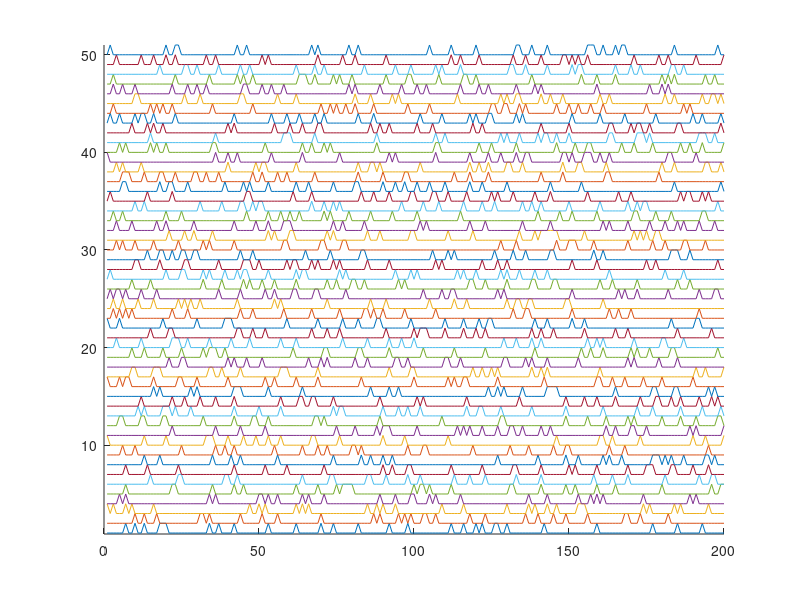
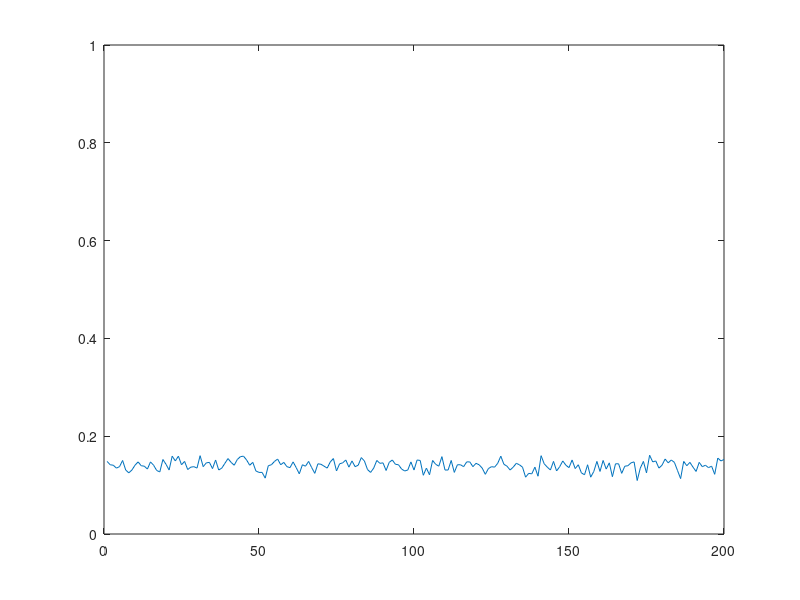
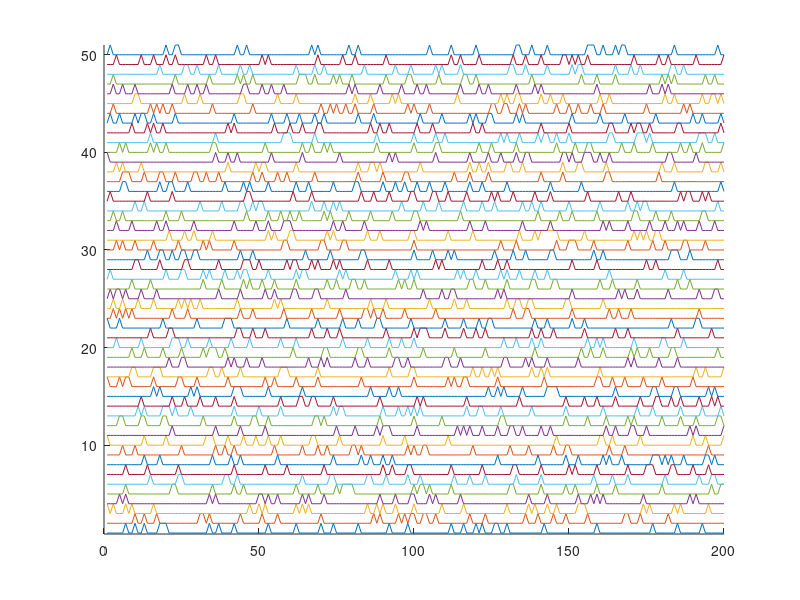
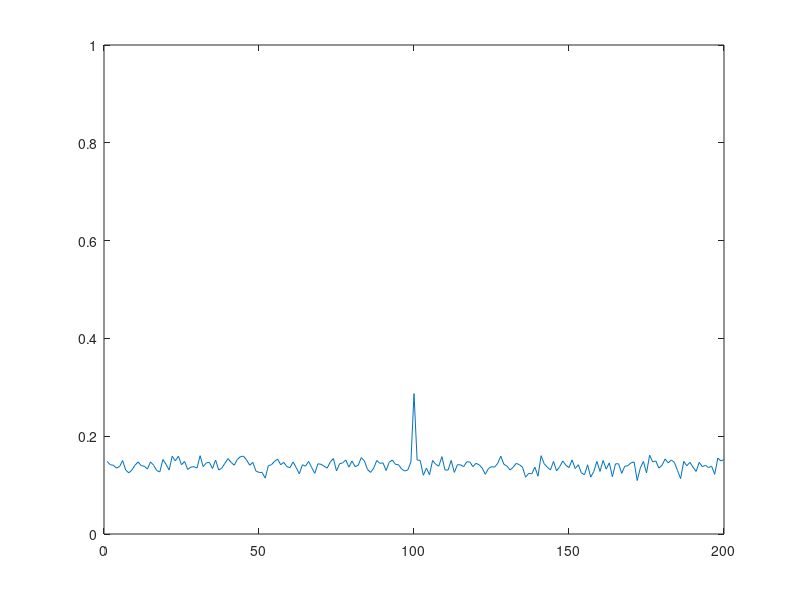

MATLAB code to generate these figures, in order:
clear all

%% Random spikes 

numits = 1024; % How many neurons 

len = 200; % Duration of the epoch
numspikes = 30; % Number of spikes per epoch

z = zeros(1,len); % Empty time window, no spikes
t = 1:len; % Time steps

% Make each neuron
for j=numits:-1:1
    neuron(:,j) = z; 
    tt = randi(len,[1,numspikes]); % Random time indexes...
    neuron(tt,j) = 1; % Are set to one, which is the spike
end

% Calculate the downstream response to all neural inputs
    avgDownStream = sum(neuron');
    avgDownStream = avgDownStream / numits;

% Plot all or some of the raw spike trains
maxnumtrainstoshow = 50;
figure(27); clf; hold on;
    for j=1:min([maxnumtrainstoshow, numits])
        plot(t, neuron(:,j)+j);
    end
    ylim([0.9, min([maxnumtrainstoshow+1, numits+1])])

% Plot the downstream neural response
    figure(28); clf; 
        plot(t, avgDownStream); ylim([0 1]);

%% Signal detection with random spikes

detectionChance = 0.20; % Chance that a neuron will detect the event (range 0-1)


neuronDetector = neuron;

detections = find(rand(1,numits) <= detectionChance);
neuronDetector(round(len/2),detections) = 1;

% Calculate the downstream response to all neural inputs
    avgDownStreamDetector = sum(neuronDetector');
    avgDownStreamDetector = avgDownStreamDetector / numits;


figure(29); clf; hold on;
    for j=1:min([maxnumtrainstoshow, numits])
        plot(t, neuronDetector(:,j)+j);
    end
    ylim([0.9, min([maxnumtrainstoshow+1, numits+1])])

% Plot the downstream neural response
    figure(30); clf; 
        plot(t, avgDownStreamDetector); ylim([0 1]);